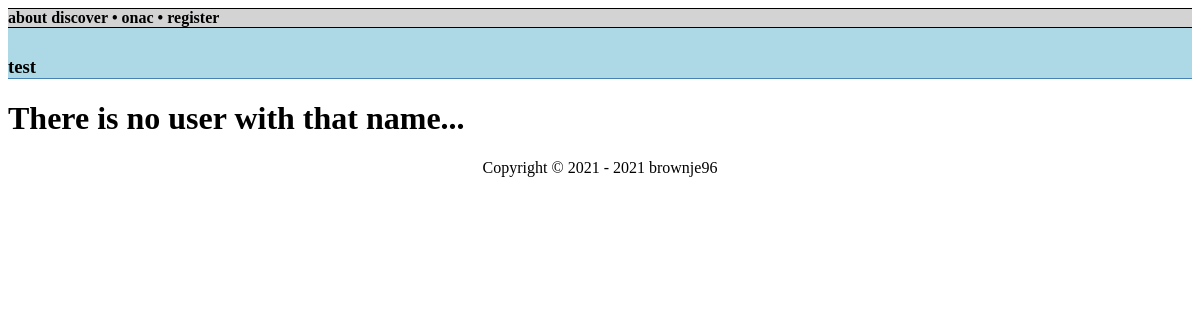
/web/root/profile.php?name=test, run on an earlier commit of the app's database.
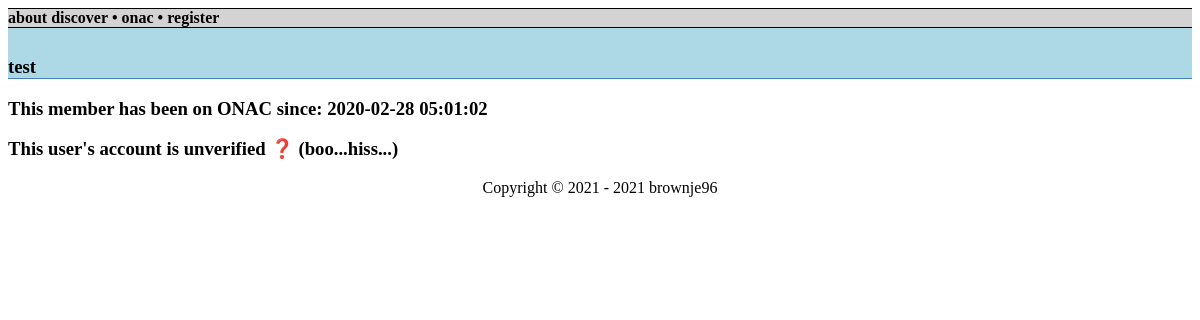
And on a later commit of the database.
### tables this page shows
CREATE TABLE `user` (
  `userID` int(11) NOT NULL AUTO_INCREMENT,
  `username` varchar(25) NOT NULL,
  `passHash` text NOT NULL,
  `shadowed` bit(1) NOT NULL DEFAULT b'0',
  `banned` bit(1) NOT NULL DEFAULT b'0',
  `email` text DEFAULT NULL,
  `verified` bit(1) NOT NULL DEFAULT b'0',
  `creationTime` timestamp NOT NULL DEFAULT current_timestamp(),
  PRIMARY KEY (`userID`),
  UNIQUE KEY `user_UN` (`username`)
);

### web/root/profile.php (the view, shortened to what this page needs)
<?php
 require 'config.php';
 $profile = $_GET["name"];
 $query = sprintf("SELECT creationTime, verified FROM user WHERE username='%s'", $profile);
 $conn = new mysqli($servername, $username, $password, $dbname);
?>
<!DOCTYPE html>
<HTML>
 <HEAD>
  <link href="data/style/main.css" rel="stylesheet">
 </HEAD>
 <BODY>
 <?php include "data/inc/navbar.inc"; ?>
 <div class="headbar">
  <h3>
   <?php
    if(empty($profile)) echo "Unknown Account...";
    else echo $profile;
   ?>
  </h3>
 </div>
<?php
 $result = $conn->query($query);
 if($result->num_rows > 0) {
  while($row = $result->fetch_assoc()) {
   echo "<h3>This member has been on ONAC since: " . $row["creationTime"] . "</h3>";
   $isVerified = $row["verified"] == 1? true : false;
   if($isVerified)	 	echo "<h3>This user's account is verified &#10004;&#65039;</h3>";
   else 			echo "<h3>This user's account is unverified &#10067; (boo...hiss...)</h3>";
  }
 } else {
  echo "<h1>There is no user with that name...</h1>";
 }
?>
<?php include 'data/inc/footer.inc'; ?>

### web/root/data/inc/navbar.inc
<div class="navbar">
 <ul>
  <li><a href="index.php">about</a></li>
  <li><a href="discover.php">discover</a></li>
  <li>&bull;</li>
  <li><a href="community.php?name=onac">onac</a></li>
  <li>&bull;</li>
  <li><a href="register.php">register</a></li>
 </ul>
</div>

### web/root/data/inc/footer.inc
<footer><p class="centered_text">Copyright &copy; 2021 - <?php echo date("Y"); ?> brownje96</p></footer>

### web/root/data/style/main.css (style rules this page uses)
.centered_text { text-align: center; }
.navbar { border-style: solid none solid none; border-width: 1px; }
.navbar ul { list-style: none; list-style-type: none; background-color: lightgray; margin: 0; padding: 0; }
.navbar li { display: inline; font-weight: bold; }
.navbar a { outline: none; border: none; text-decoration: none; color: inherit; }
.headbar { background-color: lightblue; height: 50px; width: 100%; display: inline-block; padding: 0px; border-style: none none solid none; border-color: steelblue; border-width: 1px; }
.headbar h3 { line-height: 40px; vertical-align: bottom; }

What changed in the data, as far as the page shows it:
added user: creationTime "2020-02-28 05:01:02", shows "This user's account is unverified ❓ (boo...hiss...)"
Also different on the page:
text no longer shown: "There is no user with that name..."
